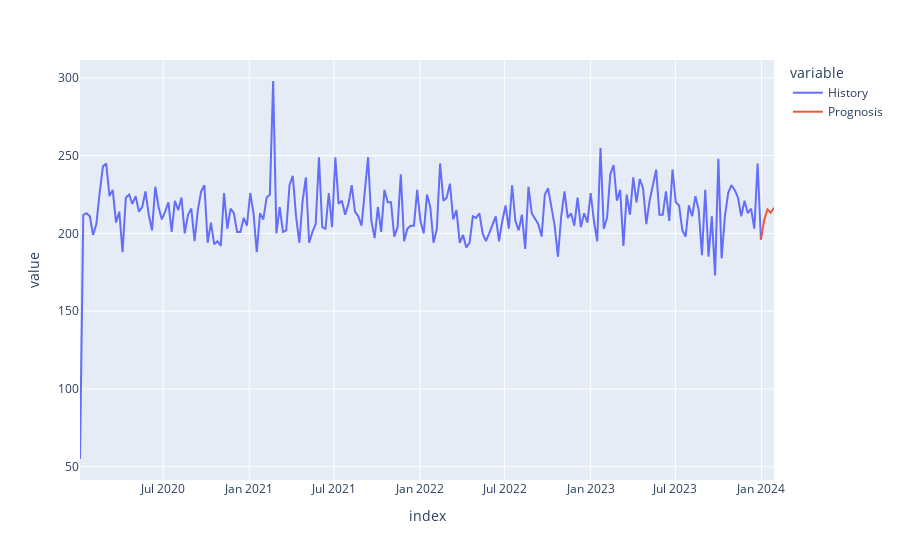

Notebook code cell kept with this figure:
### Code cell
import statsmodels.api as smapi


kefir_model = smapi.load_pickle('models/Кефир.pickle')
kefir_model_forecast = kefir_model.get_forecast(4)

kefir_model_forecast.predicted_mean
prognosis = kefir_model_forecast.predicted_mean.append(pd.Series({full_data.index.max(): full_data.loc[full_data.index.max()]['Кефир']}))
plot_data = pd.DataFrame({'History': full_data['Кефир'], 'Prognosis': prognosis})

ple.line(plot_data, x=plot_data.index, y=['History', 'Prognosis'])

### Figure 1 — Plotly figure (JSON) as saved in the notebook; plotly's stock layout.template omitted (floating-point values rounded to 4 significant figures; data arrays with more than 128 entries replaced by an {"elided": "..."} marker saying what was removed)
{"data": [{"hovertemplate": "variable=History<br>index=%{x}<br>value=%{y}<extra></extra>", "legendgroup": "History", "line": {"color": "#636efa", "dash": "solid"}, "marker": {"symbol": "circle"}, "mode": "lines", "name": "History", "orientation": "v", "showlegend": true, "type": "scatter", "x": {"elided": "213 str values"}, "xaxis": "x", "y": {"elided": "213 int values"}, "yaxis": "y"}, {"hovertemplate": "variable=Prognosis<br>index=%{x}<br>value=%{y}<extra></extra>", "legendgroup": "Prognosis", "line": {"color": "#EF553B", "dash": "solid"}, "marker": {"symbol": "circle"}, "mode": "lines", "name": "Prognosis", "orientation": "v", "showlegend": true, "type": "scatter", "x": {"elided": "213 str values"}, "xaxis": "x", "y": {"elided": "213 float values"}, "yaxis": "y"}], "layout": {"legend": {"title": {"text": "variable"}, "tracegroupgap": 0}, "margin": {"t": 60}, "xaxis": {"anchor": "y", "domain": [0, 1], "title": {"text": "index"}}, "yaxis": {"anchor": "x", "domain": [0, 1], "title": {"text": "value"}}}}
